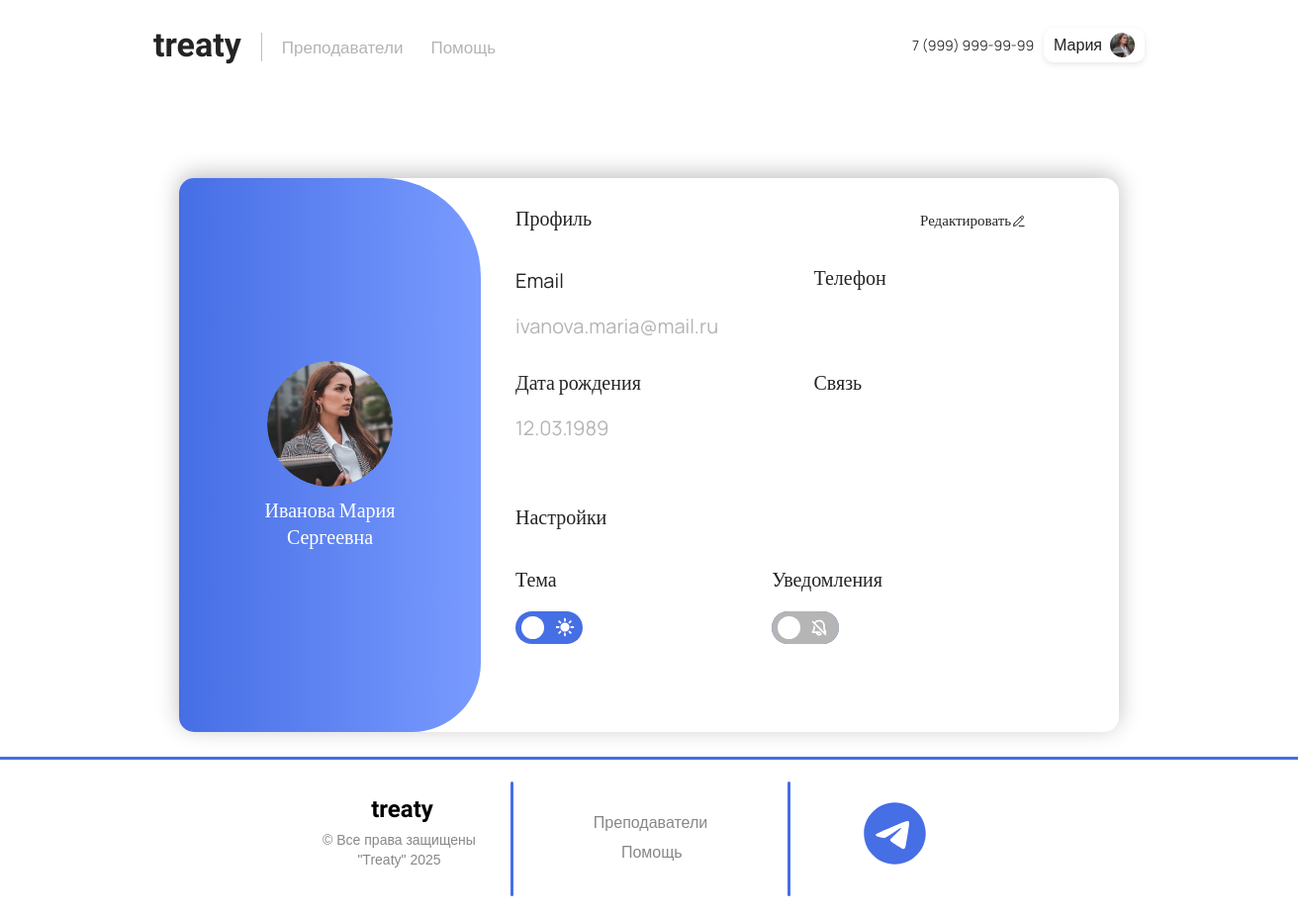
The page /profile (signed in) on the database its author committed.
### main/models.py (models this page shows, shortened)
class CustomUser(AbstractUser):
    username = None
    email = models.EmailField(unique=True)
    birthday = models.DateField(null=True, blank=True)
    phone = models.CharField(max_length=15, blank=True)
    contact = models.CharField(max_length=50, blank=True)
    last_name = models.CharField(max_length=150, blank=False)  # Фамилия
    first_name = models.CharField(max_length=150, blank=False)  # Имя
    middle_name = models.CharField(max_length=150, blank=False)  # Отчество
    avatar = models.ImageField(upload_to='avatars/', null=True, blank=True)
    is_teacher = models.BooleanField(default=False)  # Заменили is_active на is_teacher
    is_staff = models.BooleanField(default=False)
    is_superuser = models.BooleanField(default=False)
    date_joined = models.DateTimeField(default=timezone.now)
    rating = models.FloatField(default=0.0)
    balance = models.DecimalField(
        max_digits=10,
        decimal_places=2,
        default=0.00
    )
    USERNAME_FIELD = 'email'
    REQUIRED_FIELDS = []
    objects = CustomUserManager()

### main/views.py (the view)
# urls.py: path('profile', views.profile, name='profile'),
def profile(request):
    return render(request, 'main/profile.html')

### main/templates/main/profile.html (shortened to what this page needs)
{% extends 'main/layout.html' %}
{% load static %}
{% block style %}
<link rel="stylesheet" href="{% static 'main/css/profile.css' %}">
<link rel="stylesheet" href="{% static 'main/css/main.css' %}">
{% endblock %}
{% block content %}
<div class="profile">
    <div class="profile-container">
        <form method="post" action="." id="profileForm" enctype="multipart/form-data"
              onsubmit="return checkForErrors()">
            <div class="rectangle">
                <div class="rectangle-container">
                    <div class="rectangle-2">
                        <div class="avatar-row">
                            <div class="avatar" id="avatarContainer" title="Для загрузки аватара нажмите на него"
                                 style="cursor: default;">
                                {% if user.avatar %}
                                <img src="{{ user.avatar.url }}" alt="Аватар" class="avatar-img">
                                {% else %}
                                <img src="{% static 'main/img/noimageavatar.svg' %}" alt="Аватар" class="avatar-img">
                                {% endif %}
                            </div>
                            <div class="name">
                                <div class="display-only">
                                    {{ user.last_name }} {{ user.first_name }} {{ user.middle_name }}
                                </div>
                            </div>
                        </div>
                    </div>
                    <div class="rectangle5">
                        <div class="rectangle3">
                            <div class="top-row">
                                <div class="title">Профиль</div>
                                <div class="rectangle-group">
                                    <button type="button" class="edit" onclick="enableEdit()">Редактировать
                                        <img class="edit" src="{% static 'main/img/editprofile.svg' %}"
                                             id="editprofileImage"/>
                                    </button>
                                </div>
                            </div>
                            <div class="row">
                                <div class="email-title">Email</div>
                                <div class="phone-title">Телефон</div>
                                <div class="email">
                                    <div class="display-only">{{ user.email }}</div>
                                </div>
                            </div>
                            <div class="row">
                                <div class="birthday-title">Дата рождения</div>
                                <div class="contact-title">Связь</div>
                                <div class="birthday">
                                    <div class="display-only">
                                        {% if user.birthday %}
                                        {{ user.birthday|date:"d.m.Y" }}
                                        {% endif %}
                                    </div>
                                </div>
                            </div>
                            <div class="settings">Настройки</div>
                        </div>
                        <div class="rectangle4">
                            <div class="switch-row">
                                <div>
                                    <div class="theme">Тема</div>
                                    <div class="theme-switch">
                                        <label for="theme-toggle"></label>
                                    </div>
                                </div>
                                <div>
                                    <div class="notification">Уведомления</div>
                                    <div class="notification-switch">
                                        <label for="notification-toggle"></label>
                                    </div>
                                </div>
                            </div>
                        </div>
                    </div>
                </div>
            </div>
        </form>
    </div>
</div>
{% endblock %}

### main/templates/main/layout.html (shortened to what this page needs)
{% load static %}
<!doctype html>
<html lang="en">
<head>
    <link rel="stylesheet" href="https://cdn.jsdelivr.net/npm/bootstrap@5.3.3/dist/css/bootstrap.min.css">
    <link rel="stylesheet" href="https://cdnjs.cloudflare.com/ajax/libs/font-awesome/6.6.0/css/all.min.css">
    <link rel="stylesheet"
          href="https://cdn.jsdelivr.net/npm/@fortawesome/fontawesome-free@6.6.0/css/fontawesome.min.css">
    <link rel="stylesheet" href="{% static 'main/css/nav.css' %}">
    <link rel="stylesheet" href="{% static 'main/css/main.css' %}">
    <link rel="stylesheet" href="{% static 'main/css/reglog.css' %}">
    <link rel="stylesheet" href="{% static 'main/css/profile.css' %}">
    {% block style %}
    {% endblock %}
</head>
<body>
<header>
    <nav class="navbarg">
        <div class="nav-container">
            <div class="nav-row">
                <div class="navbar-brandg">
                    <a href="{% url 'home' %}" class="brand-logog">treaty</a>
                </div>
                <ul class="navbar-menug" id="navbarMenu">
                    <li class="navbar-menug__item">
                        <a href="{% url 'catalog2_home' %}" class="navbar-menug__link">Преподаватели</a>
                    </li>
                    <li class="navbar-menug__item">
                        <a href="{% url 'help' %}" class="navbar-menug__link">Помощь</a>
                    </li>
                </ul>
                <div class="col-4g">
                    <span class="phone-numberg">7 (999) 999-99-99</span>
                    {% if user.is_authenticated %}
                    <div class="profile-dropdown">
                        <div class="profilebutton">
                            <span>{{ user.first_name }}</span>
                            {% if user.avatar %}
                            <img src="{{ user.avatar.url }}" alt="Аватар" class="avatar-img-layout">
                            {% else %}
                            <img src="{% static 'main/img/noimageavatar.svg' %}" alt="Аватар" class="avatar-img">
                            {% endif %}
                        </div>
                    </div>
                    {% else %}
                    <button id="logregOpenBtn" class="logregbtng1" onclick="toggleAuthModal()">Вход</button>
                    {% endif %}
                </div>
            </div>
        </div>
    </nav>
</header>
<main>
    {% block content %}
    {% endblock %}
</main>
<div class="footertreaty">
    <div class="footerline1"></div>
    <div class="left-footer-block">
        <div class="treatylogon">treaty</div>
        <div class="allright">© Все права защищены&#10;"Treaty" 2025</div>
    </div>
    <div class="center-footer-block">
        <div class="footerline2"></div>
        <a href="{% url 'catalog2_home' %}" class="footerlinkprepods">Преподаватели</a>
        <a href="{% url 'help' %}" class="footerlinkhelp">Помощь</a>
    </div>
    <div class="right-footer-block">
        <div class="footerline3"></div>
        <a href="https://t.me/TreatySupportBot" target="_blank" rel="noopener noreferrer">
            <img src="{% static 'main/img/telegram.svg' %}" class="tgbutton" alt="Telegram">
        </a>
    </div>
</div>
</body>
</html>

### main/static/main/css/nav.css (style rules this page uses)
.navbarg { position: relative; padding: 30px 140px; background-color: transparent; width: 100%; }
.nav-container { margin: 0 auto; padding: 0 15px; max-width: 1678px; width: 100%; box-sizing: border-box; }
.nav-row { display: flex; justify-content: space-between; align-items: center; column-gap: 20px; row-gap: 20px; flex-wrap: wrap; width: 100%; color: black; }
.navbar-brandg { display: flex; align-items: center; }
.brand-logog { margin-top: -5px; color: #242424; text-align: center; font-family: Raleway; font-size: 34px; font-style: normal; font-weight: 700; line-height: normal; text-decoration: none; position: relative; opacity: 1; }
.brand-logog::after { content: ""; position: absolute; left: 50%; bottom: -13px; width: 0; height: 3px; background-color: black; transition: width 0.3s ease, left 0.3s ease, background-color 0.3s ease; transform: translateX(-50%); }
.navbar-menug { display: flex; justify-content: center; align-items: center; column-gap: 28px; font-size: 17px; font-family: 'Manrope', sans-serif; margin: 0; padding: 0; list-style: none; }
.navbar-menug__item { display: flex; }
.navbar-menug__link { color: #b4b4b4; text-decoration: none; height: 23px; text-align: center; letter-spacing: 0; line-height: 23px; transition: color 0.3s ease, transform 0.1s ease; font-weight: normal; }
.col-4g { margin-top: -5px; display: flex; align-items: center; gap: 10px; margin-left: auto; padding: 0; }
.phone-numberg { color: #333; font-size: 14px; font-family: 'Manrope', sans-serif; }
.avatar-img-layout { width: 25px; height: 25px; object-fit: cover; border-radius: 50%; display: block; margin: 0; padding: 0; }
.profilebutton { width: max-content; height: 35px; background-color: white; font-family: 'Manrope', sans-serif; color: #212121; display: flex; align-items: center; gap: 8px; padding: 0 10px; border-radius: 10px; white-space: nowrap; box-shadow: 0 2px 6px rgba(0, 0, 0, 0.1); }
.profile-dropdown { position: relative; display: inline-block; }

### main/static/main/css/main.css (style rules this page uses)
body { overflow-x: hidden; min-height: 100%; position: relative; opacity: 0; padding-bottom: 100px; }
body.theme-loaded { opacity: 1; }
.avatar { margin-top: 40px; display: block; margin-left: 120px; }
.footertreaty { position: absolute; bottom: 0; left: 50%; transform: translateX(-50%); width: 1404px; padding: 80px; display: flex; align-items: flex-start; justify-content: space-between; box-sizing: border-box; font-family: sans-serif; }
.footerline1 { position: absolute; top: 0; left: 50%; transform: translateX(-50%); width: 1404px; height: 3px; background-color: #466ee5; border-radius: 15px; }
.footerline2 { width: 3px; height: 116px; background-color: #466ee5; border-radius: 15px; position: absolute; left: 40%; top: 25px; }
.footerline3 { width: 3px; height: 116px; background-color: #466ee5; border-radius: 15px; position: absolute; left: 60%; top: 25px; }
.left-footer-block { display: flex; flex-direction: column; align-items: flex-start; text-align: left; }
.treatylogon { font-size: 24px; font-weight: bold; font-family: Raleway; color: #000; margin-bottom: 10px; position: absolute; top: 35px; left: 30%; }
.allright { color: #878787; font-size: 14px; line-height: 1.4; white-space: pre-line; position: absolute; top: 75px; left: 26.5%; text-align: center; }
.center-footer-block { display: flex; flex-direction: column; align-items: flex-start; margin-left: 40px; }
.footerlinkprepods { text-decoration: none; color: #878787; font-size: 16px; transition: color 0.3s ease; position: absolute; left: 46%; top: 55px; }
.footerlinkhelp { text-decoration: none; color: #878787; font-size: 16px; transition: color 0.3s ease; position: absolute; left: 48%; top: 85px; }
.tgbutton { width: 75px; height: 75px; cursor: pointer; position: absolute; top: 40px; left: 65% }

### main/static/main/css/reglog.css (style rules this page uses)
body { background-color: #ffffff !important; overflow-x: hidden; }

### rows shown on the page
CustomUser: first_name "Мария", avatar (picture), last_name "Иванова", middle_name "Сергеевна", email "ivanova.maria@mail.ru", birthday "12.03.1989"
